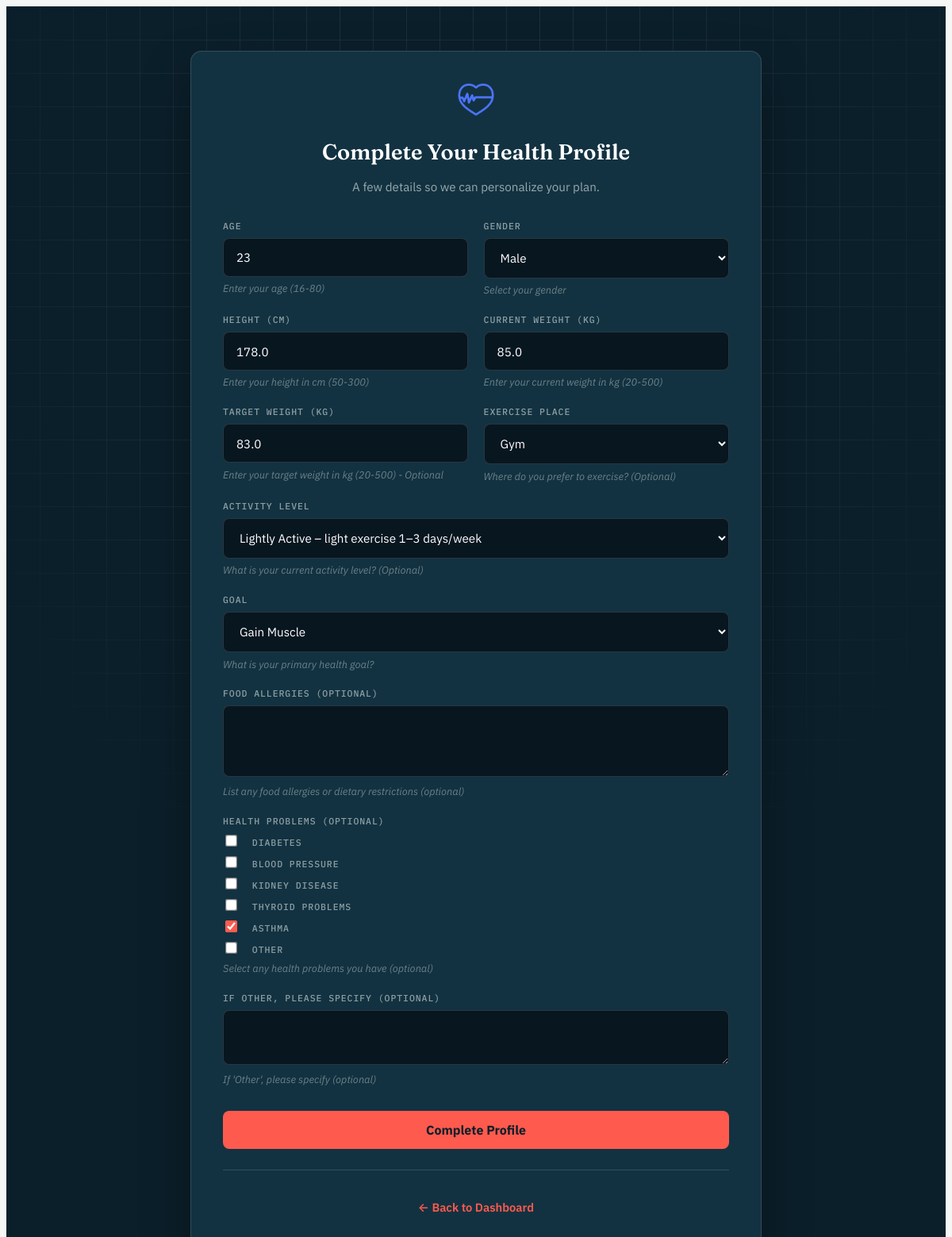
Screenshot of /complete-profile/ (signed in) with the database file from the repository.
### mainapp/models.py (models this page shows, shortened)
class Profile(models.Model):
    GENDER_CHOICES = [
        ('M', 'Male'),
        ('F', 'Female'),
        ('O', 'Other'),
    ]
    GOAL_CHOICES = [
        ('lose_weight', 'Lose Weight'),
        ('maintain_weight', 'Maintain Weight'),
        ('build_muscle', 'Gain Muscle'),
        ('both', 'Gain Muscle & Lose Fat'),
        ('improve_fitness', 'Improve Fitness'),
    ]
    EXERCISE_PLACE_CHOICES = [
        ('gym', 'Gym'),
        ('home', 'Home'),
        ('outdoor', 'Outdoor'),
    ]
    ACTIVITY_LEVEL_CHOICES = [
        ('sedentary', 'Sedentary – little or no exercise'),
        ('lightly_active', 'Lightly Active – light exercise 1–3 days/week'),
        ('moderately_active', 'Moderately Active – moderate exercise 3–5 days/week'),
        ('very_active', 'Very Active – hard exercise 6–7 days/week'),
        ('extra_active', 'Extra Active – intense training or physical job'),
    ]
    user = models.OneToOneField(User, on_delete=models.CASCADE, related_name='profile')
    age = models.IntegerField(null=True, blank=True)
    height = models.FloatField(null=True, blank=True)
    current_weight = models.FloatField(null=True, blank=True, help_text='Current weight in kg')
    target_weight = models.FloatField(null=True, blank=True, help_text='Target weight in kg')
    gender = models.CharField(max_length=1, choices=GENDER_CHOICES, null=True, blank=True)
    food_allergies = models.TextField(max_length=500, blank=True, null=True)
    goal = models.CharField(max_length=20, choices=GOAL_CHOICES, null=True, blank=True)
    exercise_place = models.CharField(max_length=10, choices=EXERCISE_PLACE_CHOICES, null=True, blank=True, help_text='Preferred exercise location')
    activity_level = models.CharField(max_length=20, choices=ACTIVITY_LEVEL_CHOICES, null=True, blank=True, help_text='Your current activity level')
    health_problems = models.JSONField(default=list, blank=True, help_text='List of health problems/conditions')
    other_health_problems = models.TextField(max_length=500, blank=True, null=True,
                                             help_text='Specify other health problems not listed above')
    weight_loss_plan = models.TextField(blank=True, null=True)
    start_tracking_date = models.DateField(null=True, blank=True)

### mainapp/views.py (the view)
# urls.py: path("complete-profile/", views.complete_profile_view, name="complete_profile"),
@login_required
def complete_profile_view(request):
    if not hasattr(request.user, 'profile'):
        from .models import Profile
        profile = Profile.objects.create(user=request.user)
    else:
        profile = request.user.profile
    if request.method == "POST":
        form = ProfileForm(request.POST, instance=profile)
        if form.is_valid():
            profile = form.save()
            try:
                profile_data = {
                    'age': profile.age,
                    'height': profile.height,
                    'current_weight': profile.current_weight,
                    'target_weight': profile.target_weight,
                    'gender': profile.gender,
                    'goal': profile.goal,
                    'exercise_place': profile.exercise_place,
                    'activity_level': profile.activity_level,
                    'food_allergies': profile.food_allergies or 'None',
                    'health_problems': profile.health_problems or [],
                    'other_health_problems': profile.other_health_problems or 'None',
                    'bmi': profile.bmi
                }
                try:
                    calories_target, _ = calculate_calorie_target(profile)
                    goal_weeks, goal_months = estimate_goal_time(profile, calories_target)
                    profile_data['goal_timeline_weeks'] = goal_weeks
                    profile_data['goal_timeline_months'] = goal_months
                except Exception:
                    pass
                ai_service = AIPlan()
                weight_loss_plan = ai_service.generate_plan(profile_data)
                profile.weight_loss_plan = weight_loss_plan
                profile.save()
            except Exception as e:
                print(f"Error generating weight loss plan: {e}")
            return redirect("dashboard")
        else:
            return render(request, "mainapp/complete_profile.html", {
                "form": form,
                "errors": "Please correct the errors below."
            })
    else:
        form = ProfileForm(instance=profile)
    return render(request, "mainapp/complete_profile.html", {"form": form})

### mainapp/templates/mainapp/complete_profile.html (shortened to what this page needs)
<!DOCTYPE html>
<html>
<head>
    {% load static %}
    <link href="{% static 'css/site.css' %}" rel="stylesheet">
</head>
<body>
    <div class="auth-shell">
        <div class="auth-card auth-card-wide">
            <div class="auth-logo">
                <img src="{% static 'heart logo.png' %}" alt="Smart Health Companion">
            </div>
            <h2>Complete Your Health Profile</h2>
            <p class="auth-subtext">A few details so we can personalize your plan.</p>
            <form method="POST">
                <div class="form-row">
                    <div class="form-group">
                        <label for="{{ form.age.id_for_label }}">{{ form.age.label }}</label>
                        {{ form.age }}
                        {% if form.age.help_text %}<small>{{ form.age.help_text }}</small>{% endif %}
                    </div>
                    <div class="form-group">
                        <label for="{{ form.gender.id_for_label }}">{{ form.gender.label }}</label>
                        {{ form.gender }}
                        {% if form.gender.help_text %}<small>{{ form.gender.help_text }}</small>{% endif %}
                    </div>
                </div>
                <div class="form-row">
                    <div class="form-group">
                        <label for="{{ form.height.id_for_label }}">{{ form.height.label }} (cm)</label>
                        {{ form.height }}
                        {% if form.height.help_text %}<small>{{ form.height.help_text }}</small>{% endif %}
                    </div>
                    <div class="form-group">
                        <label for="{{ form.current_weight.id_for_label }}">{{ form.current_weight.label }} (kg)</label>
                        {{ form.current_weight }}
                        {% if form.current_weight.help_text %}<small>{{ form.current_weight.help_text }}</small>{% endif %}
                    </div>
                </div>
                <div class="form-row">
                    <div class="form-group">
                        <label for="{{ form.target_weight.id_for_label }}">{{ form.target_weight.label }} (kg)</label>
                        {{ form.target_weight }}
                        {% if form.target_weight.help_text %}<small>{{ form.target_weight.help_text }}</small>{% endif %}
                    </div>
                    <div class="form-group">
                        <label for="{{ form.exercise_place.id_for_label }}">{{ form.exercise_place.label }}</label>
                        {{ form.exercise_place }}
                        {% if form.exercise_place.help_text %}<small>{{ form.exercise_place.help_text }}</small>{% endif %}
                    </div>
                </div>
                <div class="form-group">
                    <label for="{{ form.activity_level.id_for_label }}">{{ form.activity_level.label }}</label>
                    {{ form.activity_level }}
                    {% if form.activity_level.help_text %}<small>{{ form.activity_level.help_text }}</small>{% endif %}
                </div>
                <div class="form-group">
                    <label for="{{ form.goal.id_for_label }}">{{ form.goal.label }}</label>
                    {{ form.goal }}
                    {% if form.goal.help_text %}<small>{{ form.goal.help_text }}</small>{% endif %}
                </div>
                <div class="form-group">
                    <label for="{{ form.food_allergies.id_for_label }}">{{ form.food_allergies.label }} (Optional)</label>
                    {{ form.food_allergies }}
                    {% if form.food_allergies.help_text %}<small>{{ form.food_allergies.help_text }}</small>{% endif %}
                </div>
                <div class="form-group">
                    <label for="{{ form.health_problems.id_for_label }}">Health Problems (Optional)</label>
                    {{ form.health_problems }}
                    {% if form.health_problems.help_text %}<small>{{ form.health_problems.help_text }}</small>{% endif %}
                </div>
                <div class="form-group">
                    <label for="{{ form.other_health_problems.id_for_label }}">If Other, please specify (Optional)</label>
                    {{ form.other_health_problems }}
                    {% if form.other_health_problems.help_text %}<small>{{ form.other_health_problems.help_text }}</small>{% endif %}
                </div>
                <button type="submit" class="submit-btn">Complete Profile</button>
            </form>
            <div class="auth-links">
                <p><a href="{% url 'dashboard' %}">← Back to Dashboard</a></p>
            </div>
        </div>
    </div>
</body>
</html>

### mainapp/static/css/site.css (style rules this page uses)
:root { --navy: #0B1F2A; --navy-2: #123241; --navy-3: #081620; --paper: #F4F7F5; --paper-2: #E9EFEC; --ink: #10262B; --ink-soft: #4C6169; --coral: #FF5A4E; --coral-dark: #E14336; --teal: #1B7A72; --line-on-dark: rgba(244, 247, 245, 0.14); --line-on-light: rgba(16, 38, 43, 0.12); }
* { box-sizing: border-box; }
body { font-family: 'IBM Plex Sans', -apple-system, BlinkMacSystemFont, sans-serif; color: var(--ink); background: var(--paper); }
h1, h2, h3 { font-family: 'Fraunces', Georgia, serif; }
a { color: inherit; }
.auth-shell { position: relative; min-height: 100vh; background: var(--navy); overflow: hidden; padding: 3.5rem 1.5rem; display: flex; align-items: center; justify-content: center; }
.auth-card { position: relative; z-index: 2; width: 100%; max-width: 460px; background: var(--navy-2); border: 1px solid var(--line-on-dark); border-radius: 14px; padding: 2.5rem; box-shadow: 0 30px 60px rgba(0, 0, 0, 0.35); }
.auth-card.auth-card-wide { max-width: 720px; }
.auth-logo { text-align: center; margin-bottom: 1.5rem; }
.auth-logo img { width: 46px; height: auto; }
.auth-card h2 { text-align: center; color: #fff; font-size: 1.7rem; font-weight: 600; margin: 0 0 0.6rem; }
.auth-subtext { text-align: center; color: rgba(244, 247, 245, 0.6); font-size: 0.95rem; margin-bottom: 1.8rem; line-height: 1.6; }
.form-group { margin-bottom: 1.3rem; position: relative; }
.form-group label { display: block; margin-bottom: 0.5rem; font-family: 'IBM Plex Mono', monospace; font-size: 0.72rem; font-weight: 500; letter-spacing: 0.08em; text-transform: uppercase; color: rgba(244, 247, 245, 0.55); }
.form-group input, .form-group select, .form-group textarea { width: 100%; padding: 0.85rem 1rem; border: 1px solid var(--line-on-dark); border-radius: 8px; font-size: 0.95rem; font-family: 'IBM Plex Sans', sans-serif; background: var(--navy-3); color: #fff; transition: border-color 0.25s ease, box-shadow 0.25s ease; }
.form-group input::placeholder, .form-group textarea::placeholder { color: rgba(244, 247, 245, 0.35); }
.form-group small { display: block; margin-top: 0.4rem; color: rgba(244, 247, 245, 0.4); font-size: 0.8rem; font-style: italic; }
.form-row { display: grid; grid-template-columns: 1fr 1fr; gap: 1.2rem; }
.submit-btn { width: 100%; background: var(--coral); color: var(--navy); padding: 0.9rem 1.5rem; border: none; border-radius: 8px; font-family: 'IBM Plex Sans', sans-serif; font-weight: 700; font-size: 1rem; cursor: pointer; margin-top: 0.6rem; transition: all 0.25s ease; }
.auth-links { text-align: center; margin-top: 1.6rem; padding-top: 1.4rem; border-top: 1px solid var(--line-on-dark); font-size: 0.92rem; color: rgba(244, 247, 245, 0.55); }
.auth-links a { color: var(--coral); text-decoration: none; font-weight: 600; }

### mainapp/templates/mainapp/complete_profile.html (style rules this page uses)
.form-group input[type="checkbox"] { width: auto; margin-right: 0.75rem; transform: scale(1.15); accent-color: var(--coral); }

### rows the page displays
Profile: age "23", gender "Male", height "178.0", current_weight "85.0", target_weight "83.0", exercise_place "Gym", activity_level "Lightly Active – light exercise 1–3 days/week", goal "Gain Muscle", health_problems "☐ ☐ ☐ ☐ ☑ ☐"
